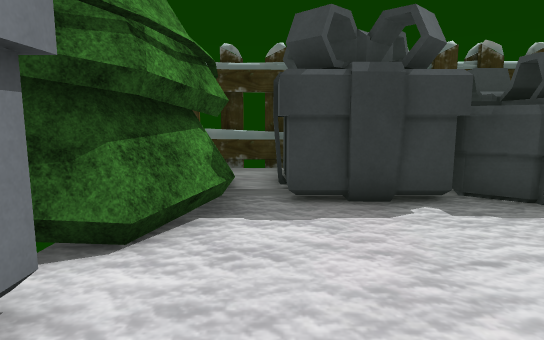
View 1 (above)

24 first-person views from a walk through a scene from a Unity 3-D project. The camera is 1.4 m above the floor, tilts 8° down and sees 75° across. The floor is counted in squares, 1 m on a side. Each view is taken from the middle of a square. On the plan, view 1 faces up. The plan holds only what a view shows up to about 15 squares ahead; the rest is blank. Some surface patterns are stand-ins.

View 2
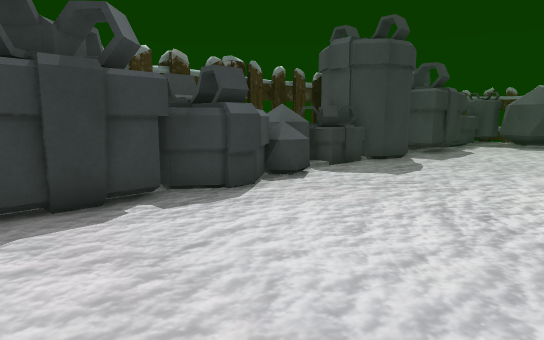

View 3
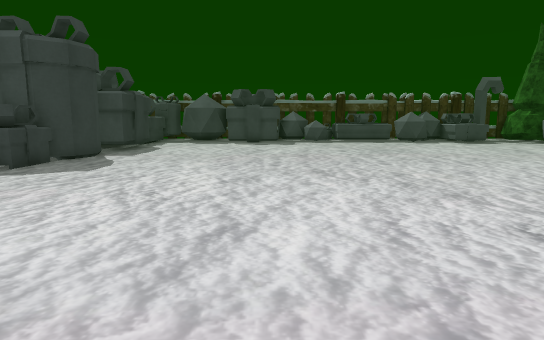

View 4
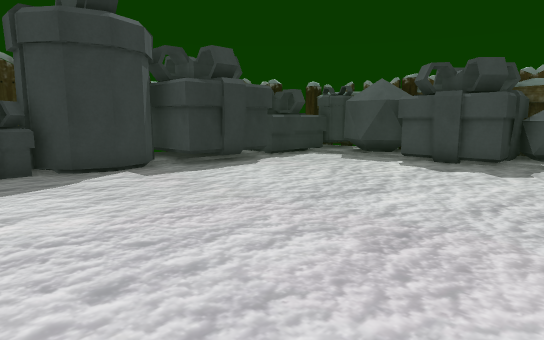

View 5
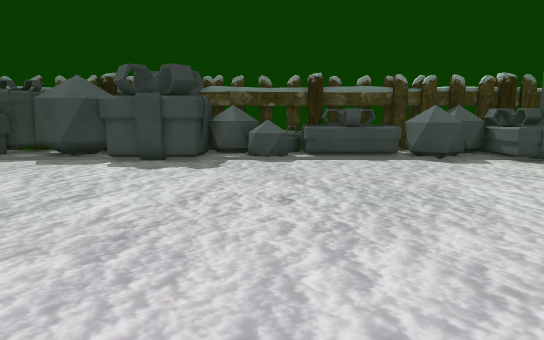

View 6
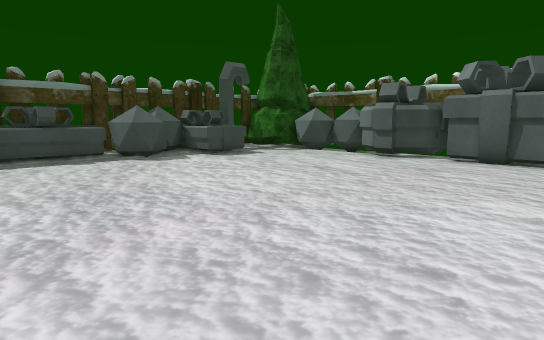

View 7
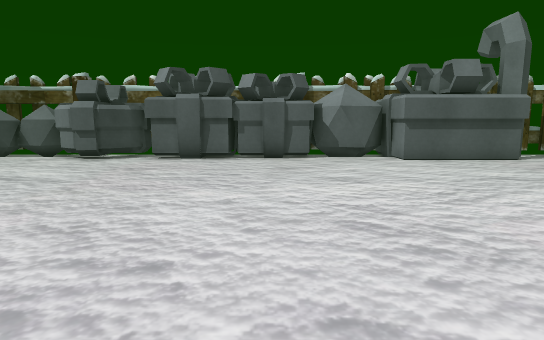

View 8
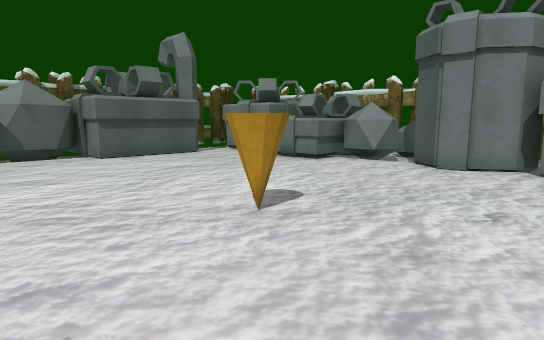

View 9
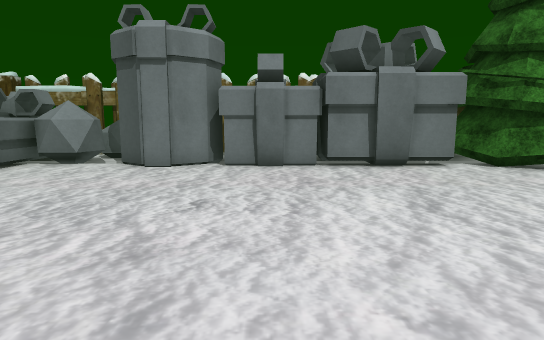

View 10
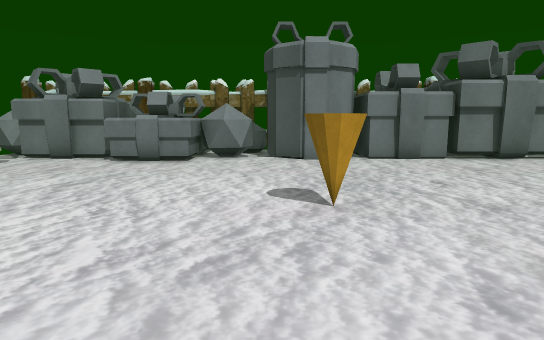

View 11
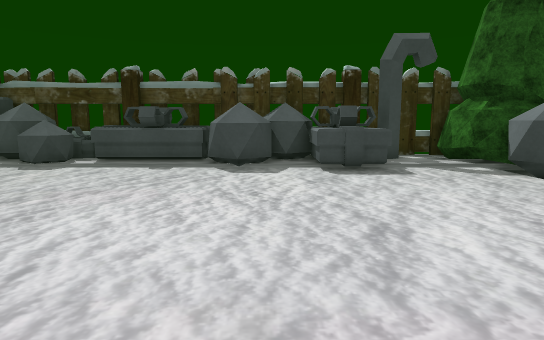

View 12
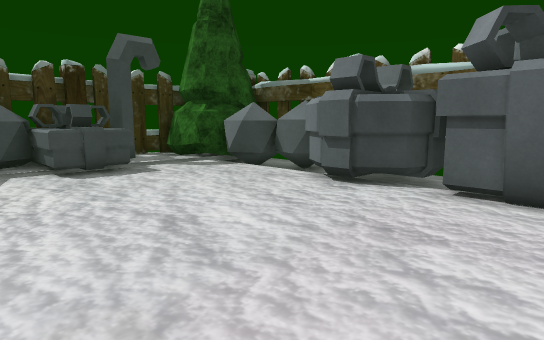

View 13
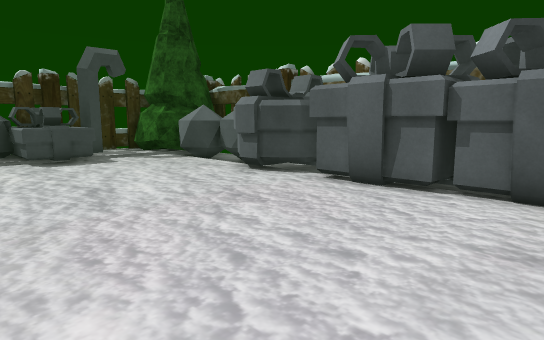

View 14
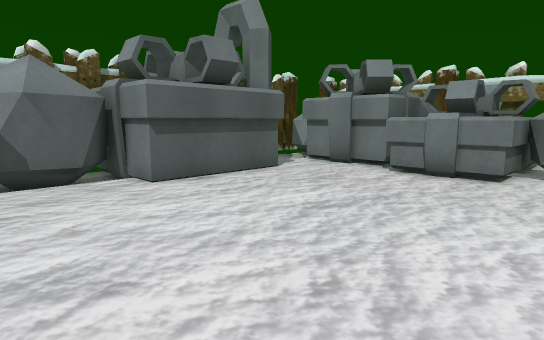

View 15
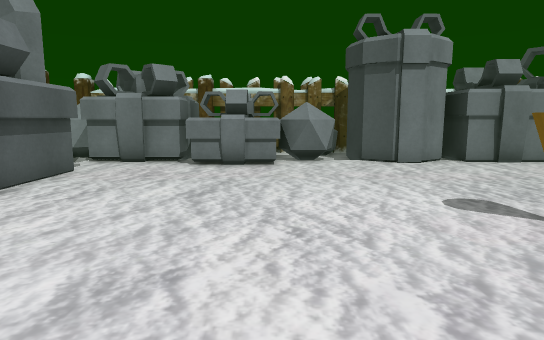

View 16
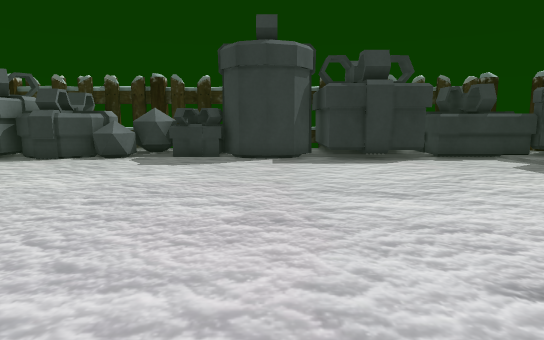

View 17
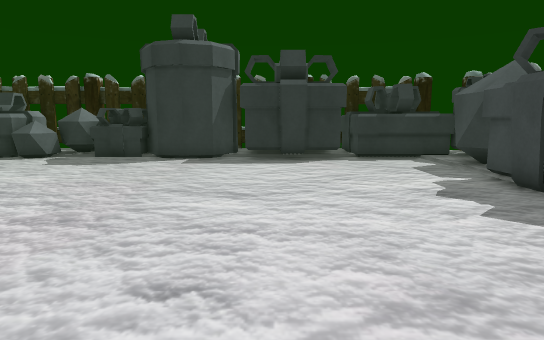

View 18
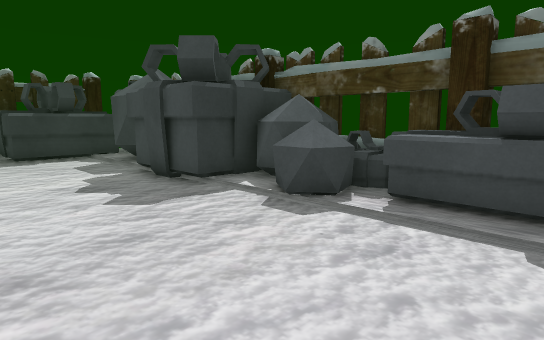

View 19
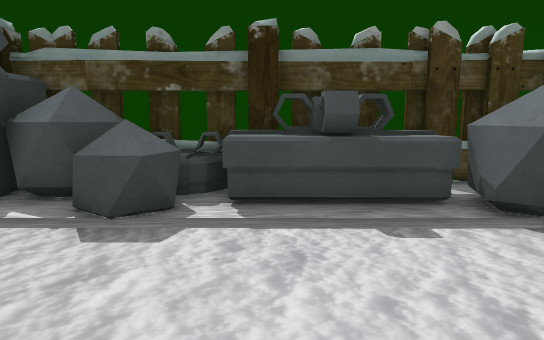

View 20
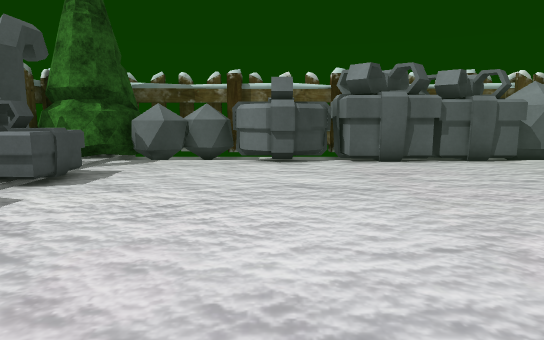

View 21
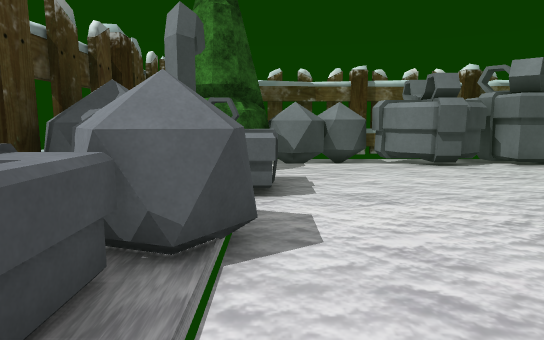

View 22
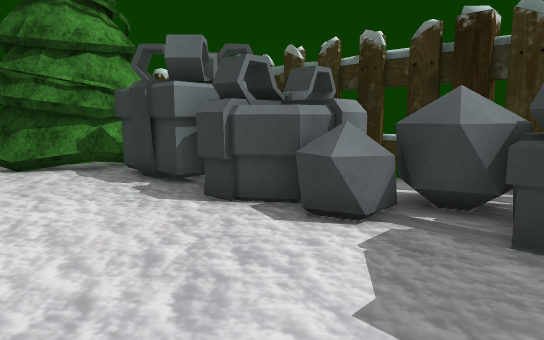

View 23
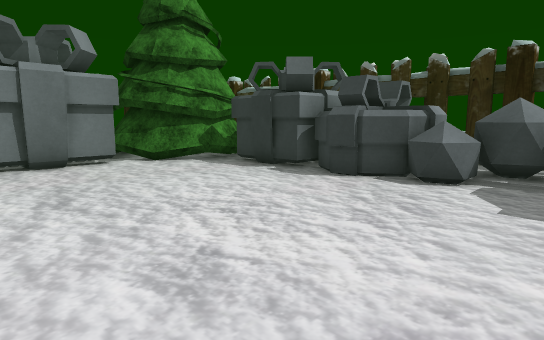

View 24
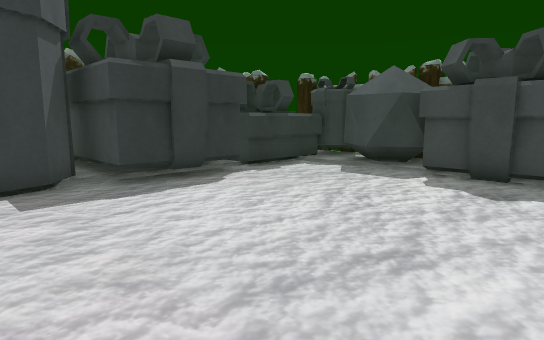

### Floor plan
Key: @ floor where view 1 was taken; # wall or solid block; . floor; T tree; B ball; O other object.
Columns run from 5 left of view 1 to 25 right of it. Each row starts with its distance up from view 1.
  9        OO OO#B###OO OOO   O
  8   TT OOO  OOBBBOOOO OO OOOOO
  7   TTTOOOOOOBBBBOOOOOOOOOOOOOOO
  6   TTTOOOOOOBB....OOOOOOOOOOOOO
  5 TTTTT......................B
  4 TTTT.......................BB
  3  TT........................BBB
  2 OOOO.......................BB
  1  OOO......................OOOO
  0 OOOO.@....................OOOO
 -1 OOOO......................OOOO#
 -2    O........................BB#
 -3 OOOO.......................BBB#
 -4  OOO.......................BBO#
 -5  OOO........................OO#
 -6  OOO.......................OOO#
 -7  OOO......OO...............OOO#
 -8 BOO........................OOO#
 -9 BBBB.......................BBO#
-10 B BB......................BBB##
-11  OBOO......................BBB
-12 OOOOO.....................OOBB
-13  OOOO.....................OOOO
-14 OOOOO.....................OOOO
-15 OOOO........................O#
-16  OOO..OOOO...................#
-17  OOO.OOOOO.B.OOOOOO.OOO..B.TT##
-18  BB OOOOOOBBBOOOOOOOOOOBBBBTTT
-19  BB    OOOBBBO OOOOOOOOBB BT
-20                OO O OO##  #T

Where each view was taken, in squares from view 1:
view 1: 0 up, 0 right, facing up
view 2: 0 up, 0 right, facing up-right
view 3: 1 down, 1 left, facing right
view 4: 4 down, 9 right, facing up-right
view 5: 4 down, 9 right, facing right
view 6: 4 down, 9 right, facing down-right
view 7: 4 down, 9 right, facing down
view 8: 3 down, 9 right, facing down-left
view 9: 3 down, 9 right, facing left
view 10: 8 down, 11 right, facing left
view 11: 11 down, 11 right, facing right
view 12: 10 down, 11 right, facing down-right
view 13: 10 down, 8 right, facing down-right
view 14: 9 down, 8 right, facing down-left
view 15: 11 down, 10 right, facing left
view 16: 7 down, 13 right, facing up
view 17: 7 down, 16 right, facing up
view 18: 8 down, 17 right, facing up-right
view 19: 6 down, 17 right, facing right
view 20: 5 down, 16 right, facing down
view 21: 6 down, 21 right, facing down
view 22: 2 up, 10 right, facing up-left
view 23: 2 down, 10 right, facing up-left
view 24: 2 down, 12 right, facing up-right
